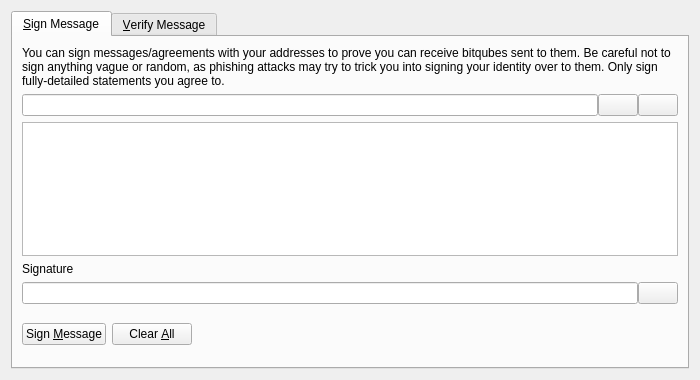
<?xml version="1.0" encoding="UTF-8"?>
<ui version="4.0">
 <class>SignVerifyMessageDialog</class>
 <widget class="QDialog" name="SignVerifyMessageDialog">
  <property name="geometry">
   <rect>
    <x>0</x>
    <y>0</y>
    <width>700</width>
    <height>380</height>
   </rect>
  </property>
  <property name="windowTitle">
   <string>Signatures - Sign / Verify a Message</string>
  </property>
  <property name="modal">
   <bool>true</bool>
  </property>
  <layout class="QVBoxLayout" name="verticalLayout">
   <item>
    <widget class="QTabWidget" name="tabWidget">
     <property name="currentIndex">
      <number>0</number>
     </property>
     <widget class="QWidget" name="tabSignMessage">
      <attribute name="title">
       <string>&amp;Sign Message</string>
      </attribute>
      <layout class="QVBoxLayout" name="verticalLayout_SM">
       <item>
        <widget class="QLabel" name="infoLabel_SM">
         <property name="text">
          <string>You can sign messages/agreements with your addresses to prove you can receive bitqubes sent to them. Be careful not to sign anything vague or random, as phishing attacks may try to trick you into signing your identity over to them. Only sign fully-detailed statements you agree to.</string>
         </property>
         <property name="textFormat">
          <enum>Qt::PlainText</enum>
         </property>
         <property name="wordWrap">
          <bool>true</bool>
         </property>
        </widget>
       </item>
       <item>
        <layout class="QHBoxLayout" name="horizontalLayout_1_SM">
         <property name="spacing">
          <number>0</number>
         </property>
         <item>
          <widget class="QValidatedLineEdit" name="addressIn_SM">
           <property name="toolTip">
            <string>The BitQube address to sign the message with</string>
           </property>
          </widget>
         </item>
         <item>
          <widget class="QPushButton" name="addressBookButton_SM">
           <property name="toolTip">
            <string>Choose previously used address</string>
           </property>
           <property name="text">
            <string/>
           </property>
           <property name="icon">
            <iconset resource="../bitqube.qrc">
             <normaloff>:/icons/address-book</normaloff>:/icons/address-book</iconset>
           </property>
           <property name="shortcut">
            <string>Alt+A</string>
           </property>
           <property name="autoDefault">
            <bool>false</bool>
           </property>
          </widget>
         </item>
         <item>
          <widget class="QPushButton" name="pasteButton_SM">
           <property name="toolTip">
            <string>Paste address from clipboard</string>
           </property>
           <property name="text">
            <string/>
           </property>
           <property name="icon">
            <iconset resource="../bitqube.qrc">
             <normaloff>:/icons/editpaste</normaloff>:/icons/editpaste</iconset>
           </property>
           <property name="shortcut">
            <string>Alt+P</string>
           </property>
           <property name="autoDefault">
            <bool>false</bool>
           </property>
          </widget>
         </item>
        </layout>
       </item>
       <item>
        <widget class="QPlainTextEdit" name="messageIn_SM">
         <property name="toolTip">
          <string>Enter the message you want to sign here</string>
         </property>
        </widget>
       </item>
       <item>
        <widget class="QLabel" name="signatureLabel_SM">
         <property name="text">
          <string>Signature</string>
         </property>
         <property name="textFormat">
          <enum>Qt::PlainText</enum>
         </property>
        </widget>
       </item>
       <item>
        <layout class="QHBoxLayout" name="horizontalLayout_2_SM">
         <property name="spacing">
          <number>0</number>
         </property>
         <item>
          <widget class="QLineEdit" name="signatureOut_SM">
           <property name="font">
            <font>
             <italic>true</italic>
            </font>
           </property>
           <property name="readOnly">
            <bool>true</bool>
           </property>
          </widget>
         </item>
         <item>
          <widget class="QPushButton" name="copySignatureButton_SM">
           <property name="toolTip">
            <string>Copy the current signature to the system clipboard</string>
           </property>
           <property name="text">
            <string/>
           </property>
           <property name="icon">
            <iconset resource="../bitqube.qrc">
             <normaloff>:/icons/editcopy</normaloff>:/icons/editcopy</iconset>
           </property>
           <property name="autoDefault">
            <bool>false</bool>
           </property>
          </widget>
         </item>
        </layout>
       </item>
       <item>
        <layout class="QHBoxLayout" name="horizontalLayout_3_SM">
         <item>
          <widget class="QPushButton" name="signMessageButton_SM">
           <property name="toolTip">
            <string>Sign the message to prove you own this BitQube address</string>
           </property>
           <property name="text">
            <string>Sign &amp;Message</string>
           </property>
           <property name="icon">
            <iconset resource="../bitqube.qrc">
             <normaloff>:/icons/edit</normaloff>:/icons/edit</iconset>
           </property>
           <property name="autoDefault">
            <bool>false</bool>
           </property>
          </widget>
         </item>
         <item>
          <widget class="QPushButton" name="clearButton_SM">
           <property name="toolTip">
            <string>Reset all sign message fields</string>
           </property>
           <property name="text">
            <string>Clear &amp;All</string>
           </property>
           <property name="icon">
            <iconset resource="../bitqube.qrc">
             <normaloff>:/icons/remove</normaloff>:/icons/remove</iconset>
           </property>
           <property name="autoDefault">
            <bool>false</bool>
           </property>
          </widget>
         </item>
         <item>
          <spacer name="horizontalSpacer_1_SM">
           <property name="orientation">
            <enum>Qt::Horizontal</enum>
           </property>
           <property name="sizeHint" stdset="0">
            <size>
             <width>40</width>
             <height>48</height>
            </size>
           </property>
          </spacer>
         </item>
         <item>
          <widget class="QLabel" name="statusLabel_SM">
           <property name="font">
            <font>
             <weight>75</weight>
             <bold>true</bold>
            </font>
           </property>
           <property name="text">
            <string/>
           </property>
           <property name="wordWrap">
            <bool>true</bool>
           </property>
          </widget>
         </item>
         <item>
          <spacer name="horizontalSpacer_2_SM">
           <property name="orientation">
            <enum>Qt::Horizontal</enum>
           </property>
           <property name="sizeHint" stdset="0">
            <size>
             <width>40</width>
             <height>48</height>
            </size>
           </property>
          </spacer>
         </item>
        </layout>
       </item>
      </layout>
     </widget>
     <widget class="QWidget" name="tabVerifyMessage">
      <attribute name="title">
       <string>&amp;Verify Message</string>
      </attribute>
      <layout class="QVBoxLayout" name="verticalLayout_VM">
       <item>
        <widget class="QLabel" name="infoLabel_VM">
         <property name="text">
          <string>Enter the receiver's address, message (ensure you copy line breaks, spaces, tabs, etc. exactly) and signature below to verify the message. Be careful not to read more into the signature than what is in the signed message itself, to avoid being tricked by a man-in-the-middle attack. Note that this only proves the signing party receives with the address, it cannot prove sendership of any transaction!</string>
         </property>
         <property name="textFormat">
          <enum>Qt::PlainText</enum>
         </property>
         <property name="alignment">
          <set>Qt::AlignLeading|Qt::AlignLeft|Qt::AlignTop</set>
         </property>
         <property name="wordWrap">
          <bool>true</bool>
         </property>
        </widget>
       </item>
       <item>
        <layout class="QHBoxLayout" name="horizontalLayout_1_VM">
         <property name="spacing">
          <number>0</number>
         </property>
         <item>
          <widget class="QValidatedLineEdit" name="addressIn_VM">
           <property name="toolTip">
            <string>The BitQube address the message was signed with</string>
           </property>
          </widget>
         </item>
         <item>
          <widget class="QPushButton" name="addressBookButton_VM">
           <property name="toolTip">
            <string>Choose previously used address</string>
           </property>
           <property name="text">
            <string/>
           </property>
           <property name="icon">
            <iconset resource="../bitqube.qrc">
             <normaloff>:/icons/address-book</normaloff>:/icons/address-book</iconset>
           </property>
           <property name="shortcut">
            <string>Alt+A</string>
           </property>
           <property name="autoDefault">
            <bool>false</bool>
           </property>
          </widget>
         </item>
        </layout>
       </item>
       <item>
        <widget class="QPlainTextEdit" name="messageIn_VM"/>
       </item>
       <item>
        <widget class="QValidatedLineEdit" name="signatureIn_VM"/>
       </item>
       <item>
        <layout class="QHBoxLayout" name="horizontalLayout_2_VM">
         <item>
          <widget class="QPushButton" name="verifyMessageButton_VM">
           <property name="toolTip">
            <string>Verify the message to ensure it was signed with the specified BitQube address</string>
           </property>
           <property name="text">
            <string>Verify &amp;Message</string>
           </property>
           <property name="icon">
            <iconset resource="../bitqube.qrc">
             <normaloff>:/icons/transaction_0</normaloff>:/icons/transaction_0</iconset>
           </property>
           <property name="autoDefault">
            <bool>false</bool>
           </property>
          </widget>
         </item>
         <item>
          <widget class="QPushButton" name="clearButton_VM">
           <property name="toolTip">
            <string>Reset all verify message fields</string>
           </property>
           <property name="text">
            <string>Clear &amp;All</string>
           </property>
           <property name="icon">
            <iconset resource="../bitqube.qrc">
             <normaloff>:/icons/remove</normaloff>:/icons/remove</iconset>
           </property>
           <property name="autoDefault">
            <bool>false</bool>
           </property>
          </widget>
         </item>
         <item>
          <spacer name="horizontalSpacer_1_VM">
           <property name="orientation">
            <enum>Qt::Horizontal</enum>
           </property>
           <property name="sizeHint" stdset="0">
            <size>
             <width>40</width>
             <height>48</height>
            </size>
           </property>
          </spacer>
         </item>
         <item>
          <widget class="QLabel" name="statusLabel_VM">
           <property name="font">
            <font>
             <weight>75</weight>
             <bold>true</bold>
            </font>
           </property>
           <property name="text">
            <string/>
           </property>
           <property name="wordWrap">
            <bool>true</bool>
           </property>
          </widget>
         </item>
         <item>
          <spacer name="horizontalSpacer_2_VM">
           <property name="orientation">
            <enum>Qt::Horizontal</enum>
           </property>
           <property name="sizeHint" stdset="0">
            <size>
             <width>40</width>
             <height>48</height>
            </size>
           </property>
          </spacer>
         </item>
        </layout>
       </item>
      </layout>
     </widget>
    </widget>
   </item>
  </layout>
 </widget>
 <customwidgets>
  <customwidget>
   <class>QValidatedLineEdit</class>
   <extends>QLineEdit</extends>
   <header>qvalidatedlineedit.h</header>
  </customwidget>
 </customwidgets>
 <resources>
  <include location="../bitqube.qrc"/>
 </resources>
 <connections/>
</ui>
